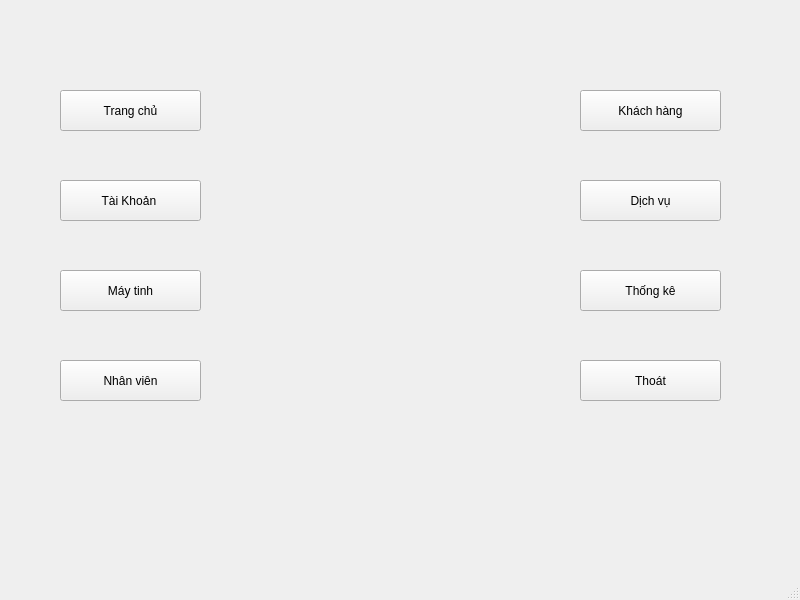
<?xml version="1.0" encoding="UTF-8"?>
<ui version="4.0">
 <class>MainWindow</class>
 <widget class="QMainWindow" name="MainWindow">
  <property name="geometry">
   <rect>
    <x>0</x>
    <y>0</y>
    <width>800</width>
    <height>600</height>
   </rect>
  </property>
  <property name="windowTitle">
   <string>MainWindow</string>
  </property>
  <widget class="QWidget" name="centralwidget">
   <widget class="QPushButton" name="pushButton">
    <property name="geometry">
     <rect>
      <x>60</x>
      <y>90</y>
      <width>141</width>
      <height>41</height>
     </rect>
    </property>
    <property name="text">
     <string>Trang chủ</string>
    </property>
   </widget>
   <widget class="QPushButton" name="pushButton_2">
    <property name="geometry">
     <rect>
      <x>60</x>
      <y>180</y>
      <width>141</width>
      <height>41</height>
     </rect>
    </property>
    <property name="text">
     <string>Tài Khoản </string>
    </property>
   </widget>
   <widget class="QPushButton" name="pushButton_3">
    <property name="geometry">
     <rect>
      <x>60</x>
      <y>270</y>
      <width>141</width>
      <height>41</height>
     </rect>
    </property>
    <property name="text">
     <string>Máy tinh</string>
    </property>
   </widget>
   <widget class="QPushButton" name="pushButton_4">
    <property name="geometry">
     <rect>
      <x>60</x>
      <y>360</y>
      <width>141</width>
      <height>41</height>
     </rect>
    </property>
    <property name="text">
     <string>Nhân viên</string>
    </property>
   </widget>
   <widget class="QPushButton" name="pushButton_5">
    <property name="geometry">
     <rect>
      <x>580</x>
      <y>360</y>
      <width>141</width>
      <height>41</height>
     </rect>
    </property>
    <property name="text">
     <string>Thoát</string>
    </property>
   </widget>
   <widget class="QPushButton" name="pushButton_6">
    <property name="geometry">
     <rect>
      <x>580</x>
      <y>90</y>
      <width>141</width>
      <height>41</height>
     </rect>
    </property>
    <property name="text">
     <string>Khách hàng</string>
    </property>
   </widget>
   <widget class="QPushButton" name="pushButton_7">
    <property name="geometry">
     <rect>
      <x>580</x>
      <y>180</y>
      <width>141</width>
      <height>41</height>
     </rect>
    </property>
    <property name="text">
     <string>Dịch vụ</string>
    </property>
   </widget>
   <widget class="QPushButton" name="pushButton_8">
    <property name="geometry">
     <rect>
      <x>580</x>
      <y>270</y>
      <width>141</width>
      <height>41</height>
     </rect>
    </property>
    <property name="text">
     <string>Thống kê</string>
    </property>
   </widget>
  </widget>
  <widget class="QMenuBar" name="menubar">
   <property name="geometry">
    <rect>
     <x>0</x>
     <y>0</y>
     <width>800</width>
     <height>21</height>
    </rect>
   </property>
  </widget>
  <widget class="QStatusBar" name="statusbar"/>
 </widget>
 <resources/>
 <connections/>
</ui>
